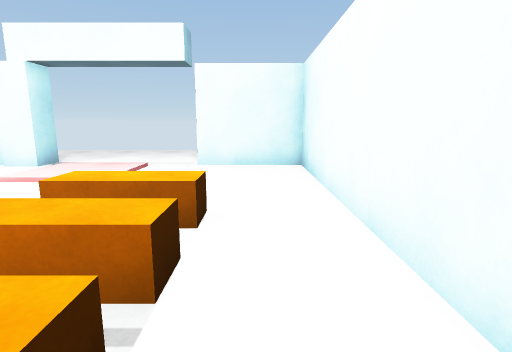
[1] (above)

12 first-person views from a walk through a scene from a Unity 3-D project. The camera is 1.3 m above the floor, tilts 10° down and sees 80° across. Doors are open. The floor is counted in squares, 1 m on a side. Each view is taken from the middle of a square. On the plan, view 1 faces up. The plan holds only what a view shows up to about 14 squares ahead; the rest is blank. The player is left out.

[2]
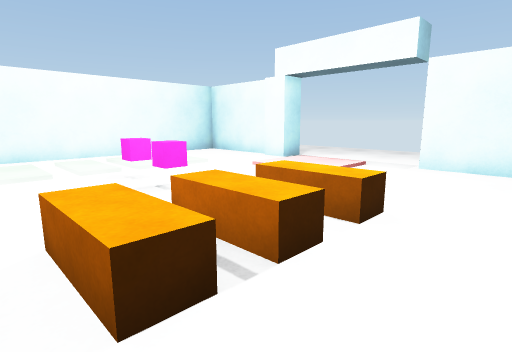

[3]
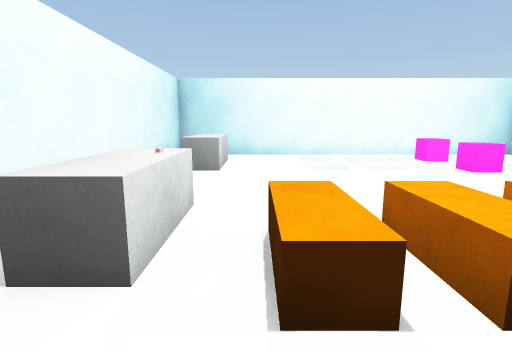

[4]
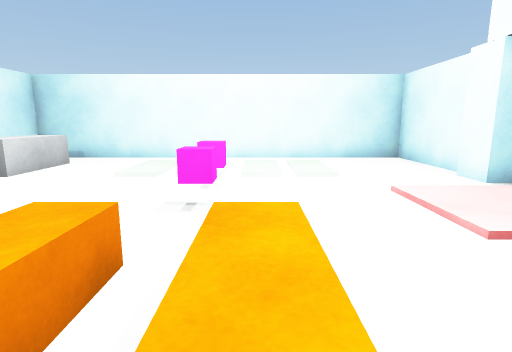

[5]
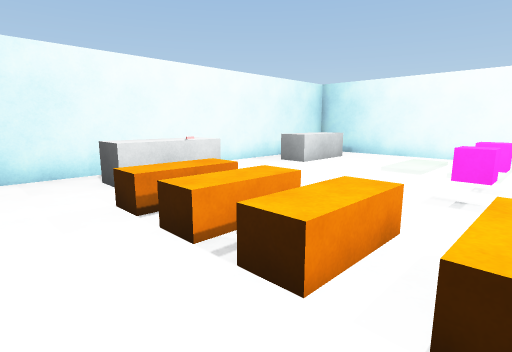

[6]
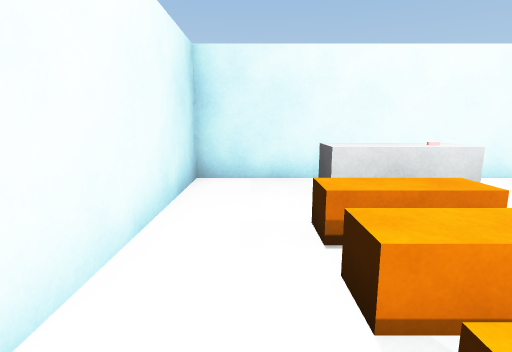

[7]
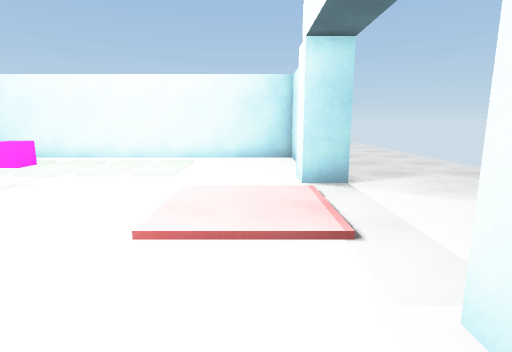

[8]
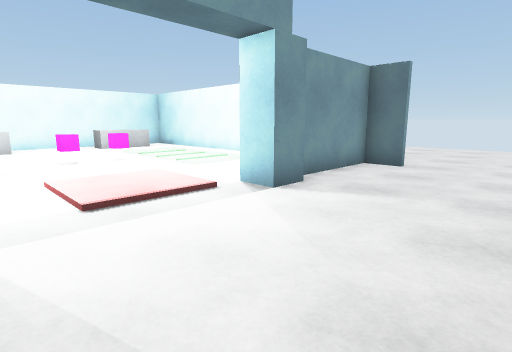

[9]
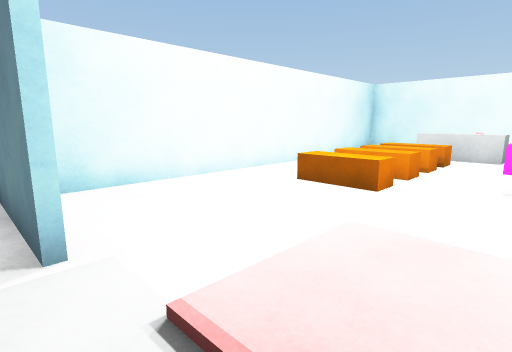

[10]
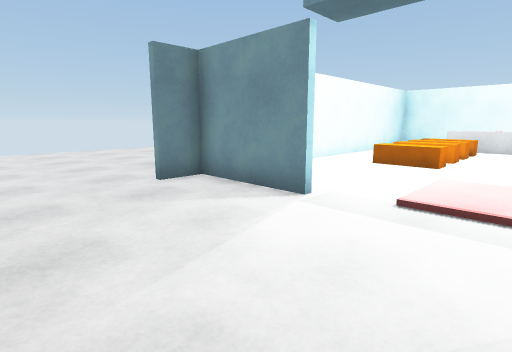

[11]
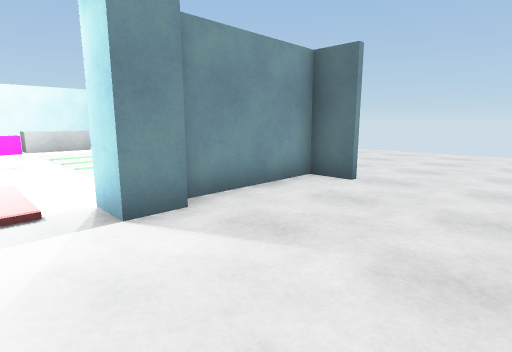

[12]
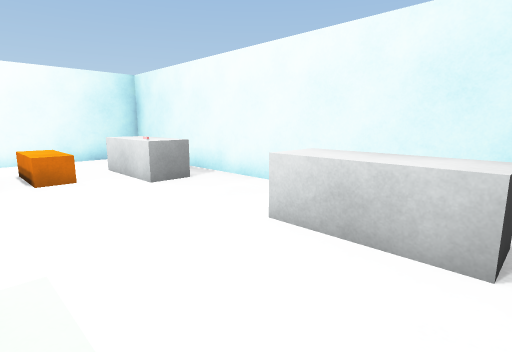

### Floor plan
Points are (right, up) in squares from view 1. A wall is a line through its corners. A room is listed if a view was taken in it or the views show most of it. See-through windows are left out.
Room 1 (views 1, 2, 3, 4, 5, 6, 7, 9, 10, 11, 12)
walls: (-7.8, 9.3) (-11.4, 9.3) (-11.4, -4.1) (1.4, -4.1) (1.4, 9.3) (-1.9, 9.3); (-7.6, 10) (-6.5, 10) (-6.5, 9) (-7.5, 9); (-11.4, 10.8) (-11.4, 9.5) (-7.8, 9.5)
ways out: opening at (-12.8, 12.5) to room 2; opening at (-2.8, 12.5) to room 2; open door at (-2, 9.5) to room 2
objects: grey block (-10, -3) to (-7, -2); pink cube (-6, 3); pink cube (-5, 3) to (-4, 3); grey block (-4, -3) to (-1, -2); other object (-3, -1) to (-1, 0); other object (-3, 1) to (-1, 1); other object (-3, 2) to (-1, 3); other object (-3, 4) to (-1, 4)
Room 2 (view 8)
walls: (-1.9, 9.5) (1.4, 9.5) (1.4, 10.8)
ways out: opening at (-12.8, 12.5) to room 1; opening at (-2.8, 12.5) to room 1; open door at (-2, 9.5) to room 1

Where each view was taken, in squares from view 1:
view 1: 0 up, 0 right, facing up
view 2: 0 up, 1 right, facing up-left
view 3: 1 down, 1 right, facing left
view 4: 4 up, 0 right, facing left
view 5: 4 up, 1 right, facing down-left
view 6: 3 up, 0 right, facing down
view 7: 8 up, 0 right, facing left
view 8: 14 up, 2 left, facing down-left
view 9: 10 up, 5 left, facing down-right
view 10: 14 up, 5 left, facing down-right
view 11: 14 up, 5 left, facing down-left
view 12: 1 up, 10 left, facing down-right
